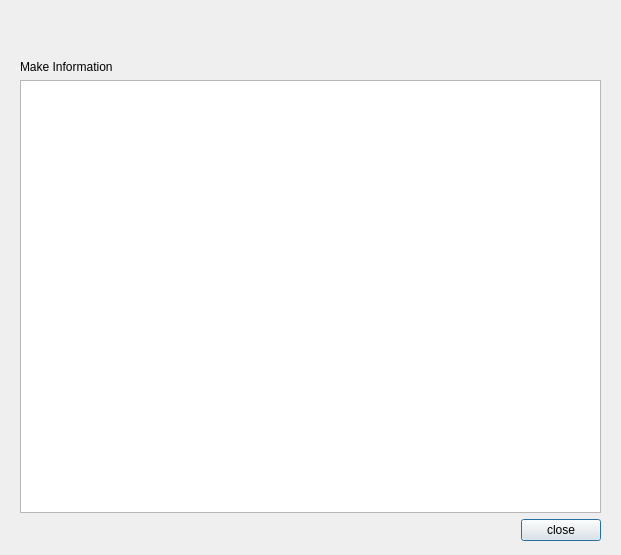
<?xml version="1.0" encoding="UTF-8"?>
<ui version="4.0">
 <class>makewindows</class>
 <widget class="QDialog" name="makewindows">
  <property name="geometry">
   <rect>
    <x>0</x>
    <y>0</y>
    <width>621</width>
    <height>555</height>
   </rect>
  </property>
  <property name="windowTitle">
   <string>Make Info</string>
  </property>
  <property name="windowIcon">
   <iconset resource="img.qrc">
    <normaloff>:/img/img/yocto-project-176x176.png</normaloff>:/img/img/yocto-project-176x176.png</iconset>
  </property>
  <widget class="QWidget" name="gridLayoutWidget_2">
   <property name="geometry">
    <rect>
     <x>20</x>
     <y>60</y>
     <width>581</width>
     <height>481</height>
    </rect>
   </property>
   <layout class="QGridLayout" name="gridLayout_2">
    <item row="0" column="0">
     <layout class="QGridLayout" name="gridLayout">
      <item row="1" column="0" colspan="2">
       <widget class="QTextBrowser" name="textBrowser_2"/>
      </item>
      <item row="2" column="1">
       <widget class="QPushButton" name="pushButton">
        <property name="text">
         <string>close</string>
        </property>
       </widget>
      </item>
      <item row="2" column="0">
       <spacer name="horizontalSpacer">
        <property name="orientation">
         <enum>Qt::Horizontal</enum>
        </property>
        <property name="sizeHint" stdset="0">
         <size>
          <width>40</width>
          <height>20</height>
         </size>
        </property>
       </spacer>
      </item>
      <item row="0" column="0">
       <widget class="QLabel" name="label">
        <property name="text">
         <string>Make Information</string>
        </property>
       </widget>
      </item>
     </layout>
    </item>
   </layout>
  </widget>
 </widget>
 <resources>
  <include location="img.qrc"/>
 </resources>
 <connections/>
</ui>
